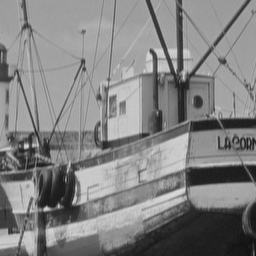
%> input picture boat256.bmp, 256 x 256 px
$ octave main_Feature_Gabor_LBP.m   (GNU Octave 9; MATLAB toolbox functions it lacks are replaced by stand-ins)
%> lines starting %> are read from the running program, lines starting %| are printed output that depends on the picture
%> further down, Data is the input picture: size 256x256 uint8; min 11, max 220, mean 130.2
### getmapping.m
%GETMAPPING returns a structure containing a mapping table for LBP codes.
%  MAPPING = GETMAPPING(SAMPLES,MAPPINGTYPE) returns a
%  structure containing a mapping table for
%  LBP codes in a neighbourhood of SAMPLES sampling
%  points. Possible values for MAPPINGTYPE are
%       'u2'   for uniform LBP
%       'ri'   for rotation-invariant LBP
%       'riu2' for uniform rotation-invariant LBP.
%
%  Example:
%       I=imread('rice.tif');
%       MAPPING=getmapping(16,'riu2');
%       LBPHIST=lbp(I,2,16,MAPPING,'hist');
%  Now LBPHIST contains a rotation-invariant uniform LBP
%  histogram in a (16,2) neighbourhood.
%

function mapping = getmapping(samples,mappingtype)
%> called with samples = 8, mappingtype = 'u2'
% Version 0.1.1
% Authors: Marko Heikkil? and Timo Ahonen

% Changelog
% 0.1.1 Changed output to be a structure
% Fixed a bug causing out of memory errors when generating rotation
% invariant mappings with high number of sampling points.
% Lauge Sorensen is acknowledged for spotting this problem.


table = 0:2^samples-1;
newMax  = 0; %number of patterns in the resulting LBP code
index   = 0;

if strcmp(mappingtype,'u2') %Uniform 2
  newMax = samples*(samples-1) + 3;
  for i = 0:2^samples-1
    j = bitset(bitshift(i,1),1,bitget(i,samples)); %rotate left
    numt = sum(bitget(bitxor(i,j),1:samples)); %number of 1->0 and
                                               %0->1 transitions
                                               %in binary string
                                               %x is equal to the
                                               %number of 1-bits in
                                               %XOR(x,Rotate left(x))
    if numt <= 2
      table(i+1) = index;
      index = index + 1;
    else
      table(i+1) = newMax - 1;
    end
  end
end

if strcmp(mappingtype,'ri') %Rotation invariant
  tmpMap = zeros(2^samples,1) - 1;
  for i = 0:2^samples-1
    rm = i;
    r  = i;
    for j = 1:samples-1
      r = bitset(bitshift(r,1,samples),1,bitget(r,samples)); %rotate
                                                             %left
      if r < rm
        rm = r;
      end
    end
    if tmpMap(rm+1) < 0
      tmpMap(rm+1) = newMax;
      newMax = newMax + 1;
    end
    table(i+1) = tmpMap(rm+1);
  end
end

if strcmp(mappingtype,'riu2') %Uniform & Rotation invariant
  newMax = samples + 2;
  for i = 0:2^samples - 1
    j = bitset(bitshift(i,1,samples),1,bitget(i,samples)); %rotate left
    numt = sum(bitget(bitxor(i,j),1:samples));
    if numt <= 2
      table(i+1) = sum(bitget(i,1:samples));
    else
      table(i+1) = samples+1;
    end
  end
end

mapping.table=table;
mapping.samples=samples;
mapping.num=newMax;

### LBP_feature_global.m
function [LBP_fea lbp_img] = LBP_feature_global(Data, radius, num_point, mapping, W0)
%> called with radius = 1, num_point = 8, W0 = 8

% Data: 3-D Data
% W0: block size of a local LBP image  (2*W0+1 x 2*W0+1), usually W0 >= 9
% for both Univ and Indian


% try these parameters:
%  num_point = 18; % number of sampling points
%  radius = 3;
%  mapping = getmapping(num_point,'u2');
%  W0 = 11;  window = (2*W0+1) x (2*W0+1)

% output: LBP_fea;  size = [row * col,  num_of_bins * num_of_PC]


[m,n,d] = size(Data);
%> m = 256; n = 256; d = 1

% padding elements avoid edges
W = radius;
X = zeros(m+2*W, n+2*W, d);
X(W+1:m+W, W+1:n+W, :) = Data;
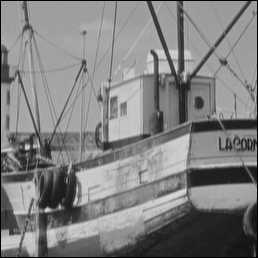
%> X: size 258x258 double; min 0, max 220, mean 128.2
X(W+1:m+W, 1:W, :) = Data(:, W:-1:1, :);
X(W+1:m+W, n+W+1:n+2*W, :) = Data(:, n:-1:n-(W-1), :);
X(1:W, :, :) = X(2*W:-1:(W+1), :, :);
X(m+(W+1):m+2*W, :, :) = X(m+W:-1:(m+1), :, :);
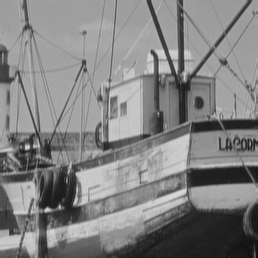
%> X: size 258x258 double; min 11, max 220, mean 129.8


LBP_fea = [];

for i = 1:d
    I = X(:,:,i);
    I = I./max(I(:));
    lbp_img = lbp_HSI(I,radius,num_point,mapping,'h');
    hist_fea = hist_lbp_HSI(lbp_img, mapping, W0, 'h');
    LBP_fea = cat(3, LBP_fea, hist_fea);

end

% LBP_fea = reshape(LBP_fea, m*n, size(LBP_fea,3));

end


%%%% ==============================================================
%%%% ==============================================================

function result = lbp_HSI(varargin) % image,radius,neighbors,mapping,mode)
% Version 0.3.3
% Authors: Marko Heikkil?and Timo Ahonen

% Changelog
% Version 0.3.2: A bug fix to enable using mappings together with a
% predefined spoints array
% Version 0.3.1: Changed MAPPING input to be a struct containing the mapping
% table and the number of bins to make the function run faster with high number
% of sampling points. Lauge Sorensen is acknowledged for spotting this problem.


% Check number of input arguments.
error(nargchk(1,5,nargin));

image=varargin{1};
d_image=double(image);

if nargin==1
    spoints=[-1 -1; -1 0; -1 1; 0 -1; -0 1; 1 -1; 1 0; 1 1];
    neighbors=8;
    mapping=0;
    mode='h';
end

if (nargin == 2) && (length(varargin{2}) == 1)
    error('Input arguments');
end

if (nargin > 2) && (length(varargin{2}) == 1)
    radius=varargin{2};
    neighbors=varargin{3};

    spoints=zeros(neighbors,2);

    % Angle step.
    a = 2*pi/neighbors;

    for i = 1:neighbors
        spoints(i,1) = -radius*sin((i-1)*a);
        spoints(i,2) = radius*cos((i-1)*a);
    end

    if(nargin >= 4)
        mapping=varargin{4};
        if(isstruct(mapping) && mapping.samples ~= neighbors)
            error('Incompatible mapping');
        end
    else
        mapping=0;
    end

    if(nargin >= 5)
        mode=varargin{5};
    else
        mode='h';
    end
end

if (nargin > 1) && (length(varargin{2}) > 1)
    spoints=varargin{2};
    neighbors=size(spoints,1);

    if(nargin >= 3)
        mapping=varargin{3};
        if(isstruct(mapping) && mapping.samples ~= neighbors)
            error('Incompatible mapping');
        end
    else
        mapping=0;
    end

    if(nargin >= 4)
        mode=varargin{4};
    else
        mode='h';
    end
end

% Determine the dimensions of the input image.
[ysize xsize] = size(image);

miny=min(spoints(:,1));
maxy=max(spoints(:,1));
minx=min(spoints(:,2));
maxx=max(spoints(:,2));

% Block size, each LBP code is computed within a block of size bsizey*bsizex
bsizey=ceil(max(maxy,0))-floor(min(miny,0))+1;
bsizex=ceil(max(maxx,0))-floor(min(minx,0))+1;

% Coordinates of origin (0,0) in the block
origy=1-floor(min(miny,0));
origx=1-floor(min(minx,0));

% Minimum allowed size for the input image depends
% on the radius of the used LBP operator.
if(xsize < bsizex || ysize < bsizey)
  error('Too small input image. Should be at least (2*radius+1) x (2*radius+1)');
end

% Calculate dx and dy;
dx = xsize - bsizex;
dy = ysize - bsizey;

% Fill the center pixel matrix C.
C = image(origy:origy+dy,origx:origx+dx);
d_C = double(C);

bins = 2^neighbors;

% Initialize the result matrix with zeros.
result=zeros(dy+1,dx+1);

%Compute the LBP code image

for i = 1:neighbors
  y = spoints(i,1)+origy;
  x = spoints(i,2)+origx;
  % Calculate floors, ceils and rounds for the x and y.
  fy = floor(y); cy = ceil(y); ry = round(y);
  fx = floor(x); cx = ceil(x); rx = round(x);
  % Check if interpolation is needed.
  if (abs(x - rx) < 1e-6) && (abs(y - ry) < 1e-6)
    % Interpolation is not needed, use original datatypes
    N = image(ry:ry+dy,rx:rx+dx);
    D = N >= C;
  else
    % Interpolation needed, use double type images
    ty = y - fy;
    tx = x - fx;

    % Calculate the interpolation weights.
    w1 = roundn((1 - tx) * (1 - ty),-6);
    w2 = roundn(tx * (1 - ty),-6);
    w3 = roundn((1 - tx) * ty,-6) ;
    % w4 = roundn(tx * ty,-6) ;
    w4 = roundn(1 - w1 - w2 - w3, -6);

    % Compute interpolated pixel values
    N = w1*d_image(fy:fy+dy,fx:fx+dx) + w2*d_image(fy:fy+dy,cx:cx+dx) + ...
w3*d_image(cy:cy+dy,fx:fx+dx) + w4*d_image(cy:cy+dy,cx:cx+dx);
    N = roundn(N,-4);
    D = N >= d_C;
  end
  % Update the result matrix.
  v = 2^(i-1);
  result = result + v*D;
end


end


%%%% ==============================================================
%%%% ==============================================================

% [18 lines left out: function roundn, not called in this run]


%%%% ==============================================================
%%%% ==============================================================

function lbp_hist_fea = hist_lbp_HSI(result, mapping, W, mode)

%%%%% (input para) result : the lbp image

[m,n,d] = size(result);

%%%% pad edges %%%%%

X = zeros(m+2*W, n+2*W, d);
X(W+1:m+W, W+1:n+W, :) = result;
X(W+1:m+W, 1:W, :) = result(:, W:-1:1, :);
X(W+1:m+W, n+W+1:n+2*W, :) = result(:, n:-1:n-(W-1), :);
X(1:W, :, :) = X(2*W:-1:(W+1), :, :);
X(m+(W+1):m+2*W, :, :) = X(m+W:-1:(m+1), :, :);


bins = mapping.num;
lbp_hist_fea = zeros(m,n,bins);

%%%%% calculate block based lbp histogram %%%%%
for pp = W+1: m+W
    for qq = W+1: n+W
        result = X(pp-W:pp+W, qq-W:qq+W);

        if isstruct(mapping)
            bins = mapping.num;
            for i = 1:size(result,1)
                for j = 1:size(result,2)
                    result(i,j) = mapping.table(result(i,j)+1);
                end
            end
        end

        if (strcmp(mode,'h') || strcmp(mode,'hist') || strcmp(mode,'nh'))
            % Return with LBP histogram if mode equals 'hist'.
            result=hist(result(:),0:(bins-1));
            if (strcmp(mode,'nh'))
                result=result/sum(result);
            end
        else
            %Otherwise return a matrix of unsigned integers
            if ((bins-1)<=intmax('uint8'))
                result=uint8(result);
            elseif ((bins-1)<=intmax('uint16'))
                result=uint16(result);
            else
                result=uint32(result);
            end
        end
        lbp_hist_fea(pp-W,qq-W,:) = result;
    end
    end
end

### main_Feature_Gabor_LBP.m
clear all; close all; clc

Data = imread('boat256.bmp');

% LBP feature extraction
r = 1;  nr = 8;
mapping = getmapping(nr,'u2');
tic
%> (the run ends here)
